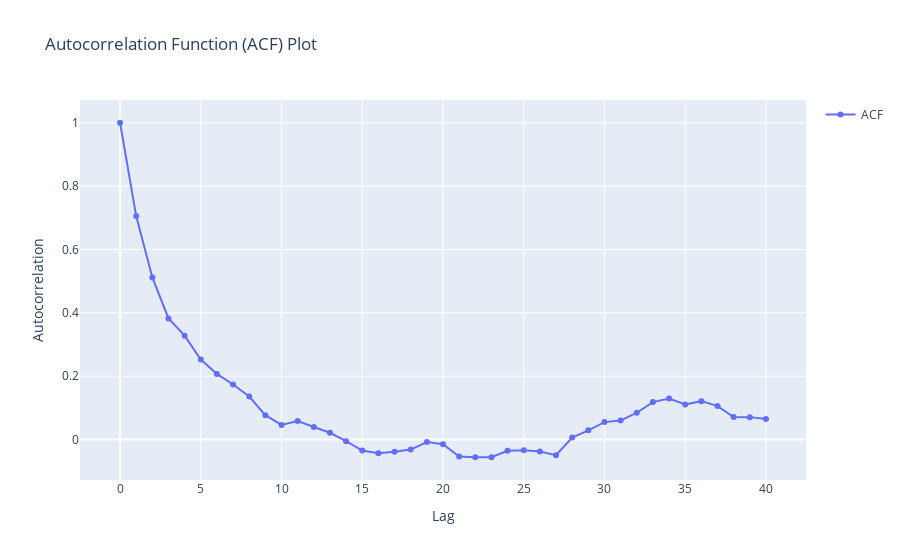

Notebook source saved alongside this figure:
### Code cell
analysis.acf_plot(residuals, "meantemp", 40)
# Mi sembra che sia autoregressiva. Non so se c'è anche una componente di mooving average.

### Figure 1 — Plotly figure (JSON) as saved in the notebook; plotly's stock layout.template omitted (floating-point values rounded to 4 significant figures)
{"data": [{"mode": "lines+markers", "name": "ACF", "type": "scatter", "x": [0, 1, 2, 3, 4, 5, 6, 7, 8, 9, 10, 11, 12, 13, 14, 15, 16, 17, 18, 19, 20, 21, 22, 23, 24, 25, 26, 27, 28, 29, 30, 31, 32, 33, 34, 35, 36, 37, 38, 39, 40], "y": [1, 0.7052, 0.5118, 0.3824, 0.3279, 0.2526, 0.2072, 0.1736, 0.1358, 0.07672, 0.04605, 0.05843, 0.03959, 0.02133, -0.005354, -0.03471, -0.04331, -0.03879, -0.0317, -0.007931, -0.01511, -0.05377, -0.0558, -0.05601, -0.03585, -0.03385, -0.03771, -0.04947, 0.006414, 0.02905, 0.05491, 0.05969, 0.08457, 0.1181, 0.1295, 0.1109, 0.1211, 0.1055, 0.07068, 0.07064, 0.06454]}], "layout": {"showlegend": true, "title": {"text": "Autocorrelation Function (ACF) Plot"}, "xaxis": {"title": {"text": "Lag"}}, "yaxis": {"title": {"text": "Autocorrelation"}}}}
